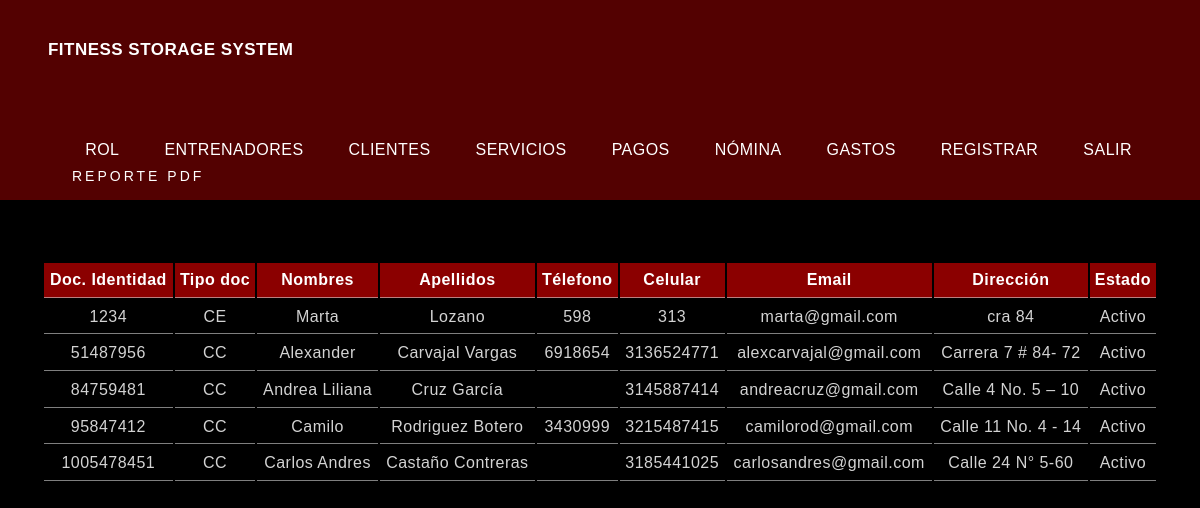
/?c=Users&a=consultarEntrenadores (signed in), run on the app's committed database.
### tables this page shows
CREATE TABLE IF NOT EXISTS `usuario` (
  `doc_identidad` int NOT NULL,
  `tipo_doc` varchar(2) NOT NULL,
  `nombres` varchar(25) NOT NULL,
  `apellidos` varchar(25) NOT NULL,
  `tel_contacto` varchar(7) DEFAULT NULL,
  `cel_contacto` varchar(10) NOT NULL,
  `email` varchar(45) NOT NULL,
  `direccion` varchar(45) NOT NULL,
  `id_rol` int NOT NULL,
  `password` varchar(45) NOT NULL,
  `estado` bit(1) NOT NULL,
  PRIMARY KEY (`doc_identidad`),
  KEY `fk_usuario_rol` (`id_rol`)
);

### models/User.php (called while the page is built, shortened)
<?php
	class User {
		private $docUsuario;
		private $tipoDocUsuario;
	    private $nombresUsuario;
    	private $apellidosUsuario;
    	private $telUsuario;
        private $celUsuario;
        private $emailUsuario;
    	private $dirUsuario;
    	private $estadoUsuario;
    	private $pdo;
		public function __construct(){
			$a = func_get_args();
			$i = func_num_args();
			if (method_exists($this, $f='__construct'.$i)) {
				call_user_func_array(array($this, $f), $a);
			}
		}
		public function __construct0(){
			try {
				$this->pdo = Database::conexion();
			} catch (Exception $e) {
				die($e->getMessage());
			}
		}
		public function __construct9($documento, $tipodoc, $nombres, $apellidos, $telefono, $celular,
										$correo, $direccion, $estado){
			$this->docUsuario = $documento;
			$this->tipoDocUsuario = $tipodoc;
			$this->nombresUsuario = $nombres;
			$this->apellidosUsuario = $apellidos;
			$this->telUsuario = $telefono;
			$this->celUsuario = $celular;
			$this->emailUsuario = $correo;
			$this->dirUsuario = $direccion;
			$this->estadoUsuario = $estado;
		}
		public function getDocUsuario(){
			return $this->docUsuario;
		}
		public function getTipoDocUsuario(){
			return $this->tipoDocUsuario;
		}
		public function getNombresUsuario(){
			return $this->nombresUsuario;
		}
		public function getApellidosUsuario(){
			return $this->apellidosUsuario;
		}
		public function getTelUsuario(){
			return $this->telUsuario;
		}
		public function getCelUsuario(){
			return $this->celUsuario;
		}
		public function getEmailUsuario(){
			return $this->emailUsuario;
		}
		public function getDirUsuario(){
			return $this->dirUsuario;
		}
		public function getEstadoUsuario(){
			return $this->estadoUsuario;
		}
		public function listarEntrenadores(){
			try {
				$userList = [];
				$sql = 'SELECT usuario.doc_identidad, tipo_doc, nombres, apellidos, tel_contacto, cel_contacto, email, direccion, estado
                FROM usuario WHERE id_rol = "2" ORDER BY usuario.doc_identidad';
				$dbh = $this->pdo->query($sql);
				foreach ($dbh->fetchAll() as $user) {
					$userList[] = new User(
						$user['doc_identidad'],
						$user['tipo_doc'],
						$user['nombres'],
						$user['apellidos'],
						$user['tel_contacto'],
						$user['cel_contacto'],
						$user['email'],
						$user['direccion'],
						$user['estado']
					);
				}
				return $userList;
			} catch (Exception $e) {
				die($e->getMessage());
			}
		}
	}
?>

### models/DataBase.php (called while the page is built)
<?php
	class DataBase {
		public static function conexion(){
			$pdo = new PDO('mysql:host=localhost;dbname=gimnasio_fss;charset=utf8', 'root', '');
        	$pdo->setAttribute(PDO::ATTR_ERRMODE, PDO::ERRMODE_EXCEPTION);
        	return $pdo;
		}
	}
?>

### views/modules/2_mod_main/2_crud_entrenadores/1_read_entrenadores.view.php (the view, shortened to what this page needs)
 <section class="espaciotop">
<div class="centrar"><a href="#" class="btn-neon">
                    REPORTE PDF</a></div><br><br>
    <table class="centrar contenido-tabla">
        <thead>
            <tr id="tabla-crud">
                <th>Doc. Identidad</th>
                <th>Tipo doc</th>
                <th>Nombres</th>
                <th>Apellidos</th>
                <th>Télefono</th>
                <th>Celular</th>
                <th>Email</th>
                <th>Dirección</th>
                <th>Estado</th>
            </tr>
        </thead>
        <tbody>
            <?php foreach($entrenadores as $user) : ?>
                <tr>
                    <td><?php echo $user->getDocUsuario() ?></td>
                    <td><?php
							if ($user->getTipoDocUsuario() == 1) {
								echo 'CC';
							} elseif ($user->getTipoDocUsuario() == 2) {
								echo 'TI';
							} elseif ($user->getTipoDocUsuario() == 3) {
								echo 'CE';
							}
						?></td>
                    <td><?php echo $user->getNombresUsuario() ?></td>
                    <td><?php echo $user->getApellidosUsuario() ?></td>
                    <td><?php echo $user->getTelUsuario() ?></td>
                    <td><?php echo $user->getCelUsuario() ?></td>
                    <td><?php echo $user->getEmailUsuario() ?></td>
                    <td><?php echo $user->getDirUsuario() ?></td>
                    <td><?php
							if ($user->getEstadoUsuario() == 0) {
								echo 'Inactivo';
							} elseif ($user->getEstadoUsuario() == 1) {
								echo 'Activo';
							}
					?></td>
                </tr>
            <?php endforeach; ?>
         </tbody>
    </table>
</section>

### assets/css/style.css (style rules this page uses)
* { margin: 0; padding: 0; box-sizing: border-box; }
body { background: black; font-family: sans-serif; width:100%; height:100%; letter-spacing: 0.03em; line-height: 1.6; }
.centrar { width: 93%; max-width: 100%; margin: auto; overflow: hidden; }
.espaciotop { padding-top: 150px; }
.btn-neon { position: relative; display: inline-block; padding: 15px 30px; color: white; letter-spacing: 3px; font-size: 14px; font-weight: 400; text-decoration: none; overflow: hidden; transition: 0.2s; }
.contenido-tabla tr { transition: all .2s ease-in; cursor: pointer; }
.contenido-tabla tbody tr { background-color: black; color: lightgrey; text-align: left; }
.contenido-tabla th, td { padding: 4px; text-align: center; border-bottom: 1px solid rgba(221, 221, 221, 0.575); }
.contenido-tabla thead #tabla-crud { color: white; text-align: center; background-color: darkred; }

### data on the page
usuario: doc_identidad "1234", tipo_doc "CE", nombres "Marta", apellidos "Lozano", tel_contacto "598", cel_contacto "313", email "marta@gmail.com", direccion "cra 84", estado "Activo"
usuario: doc_identidad "51487956", tipo_doc "CC", nombres "Alexander", apellidos "Carvajal Vargas", tel_contacto "6918654", cel_contacto "3136524771", email "alexcarvajal@gmail.com", direccion "Carrera 7 # 84- 72", estado "Activo"
usuario: doc_identidad "84759481", tipo_doc "CC", nombres "Andrea Liliana", apellidos "Cruz García", cel_contacto "3145887414", email "andreacruz@gmail.com", direccion "Calle 4 No. 5 – 10", estado "Activo"
usuario: doc_identidad "95847412", tipo_doc "CC", nombres "Camilo", apellidos "Rodriguez Botero", tel_contacto "3430999", cel_contacto "3215487415", email "camilorod@gmail.com", direccion "Calle 11 No. 4 - 14", estado "Activo"
usuario: doc_identidad "1005478451", tipo_doc "CC", nombres "Carlos Andres", apellidos "Castaño Contreras", cel_contacto "3185441025", email "carlosandres@gmail.com", direccion "Calle 24 N° 5-60", estado "Activo"
